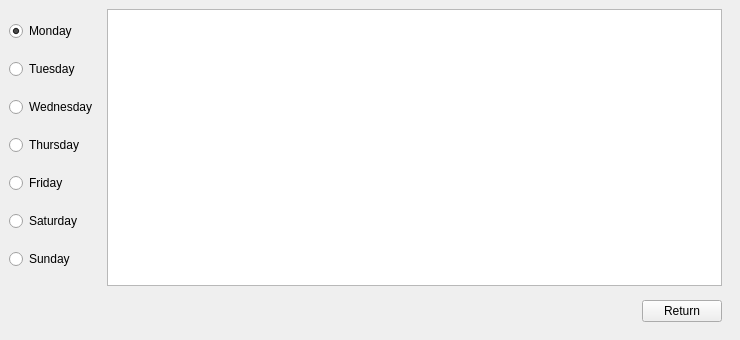
    <widget class="QWidget" name="printReservations">
     <property name="styleSheet">
      <string notr="true"/>
     </property>
     <widget class="QLabel" name="label_111">
      <property name="geometry">
       <rect>
        <x>157</x>
        <y>67</y>
        <width>66</width>
        <height>16</height>
       </rect>
      </property>
      <property name="text">
       <string/>
      </property>
     </widget>
     <widget class="QWidget" name="layoutWidget">
      <property name="geometry">
       <rect>
        <x>0</x>
        <y>0</y>
        <width>731</width>
        <height>331</height>
       </rect>
      </property>
      <layout class="QGridLayout" name="gridLayout">
       <property name="leftMargin">
        <number>9</number>
       </property>
       <property name="topMargin">
        <number>9</number>
       </property>
       <property name="rightMargin">
        <number>9</number>
       </property>
       <property name="bottomMargin">
        <number>9</number>
       </property>
       <item row="0" column="0">
        <layout class="QVBoxLayout" name="verticalLayout_3">
         <property name="rightMargin">
          <number>3</number>
         </property>
         <item>
          <widget class="QRadioButton" name="radioButton">
           <property name="text">
            <string>Monday</string>
           </property>
           <property name="checked">
            <bool>true</bool>
           </property>
          </widget>
         </item>
         <item>
          <widget class="QRadioButton" name="radioButton_2">
           <property name="text">
            <string>Tuesday</string>
           </property>
          </widget>
         </item>
         <item>
          <widget class="QRadioButton" name="radioButton_3">
           <property name="text">
            <string>Wednesday</string>
           </property>
          </widget>
         </item>
         <item>
          <widget class="QRadioButton" name="radioButton_4">
           <property name="text">
            <string>Thursday</string>
           </property>
          </widget>
         </item>
         <item>
          <widget class="QRadioButton" name="radioButton_5">
           <property name="text">
            <string>Friday</string>
           </property>
          </widget>
         </item>
         <item>
          <widget class="QRadioButton" name="radioButton_6">
           <property name="text">
            <string>Saturday</string>
           </property>
          </widget>
         </item>
         <item>
          <widget class="QRadioButton" name="radioButton_7">
           <property name="text">
            <string>Sunday</string>
           </property>
          </widget>
         </item>
        </layout>
       </item>
       <item row="1" column="0" colspan="2">
        <layout class="QHBoxLayout" name="horizontalLayout_2">
         <property name="topMargin">
          <number>8</number>
         </property>
         <item>
          <spacer name="horizontalSpacer">
           <property name="orientation">
            <enum>Qt::Horizontal</enum>
           </property>
           <property name="sizeHint" stdset="0">
            <size>
             <width>598</width>
             <height>20</height>
            </size>
           </property>
          </spacer>
         </item>
         <item>
          <widget class="QPushButton" name="pushButton_6">
           <property name="text">
            <string>Return</string>
           </property>
           <property name="autoDefault">
            <bool>true</bool>
           </property>
          </widget>
         </item>
        </layout>
       </item>
       <item row="0" column="1">
        <widget class="QTableView" name="tableView">
         <attribute name="horizontalHeaderDefaultSectionSize">
          <number>54</number>
         </attribute>
         <attribute name="verticalHeaderDefaultSectionSize">
          <number>25</number>
         </attribute>
        </widget>
       </item>
      </layout>
     </widget>
    </widget>
